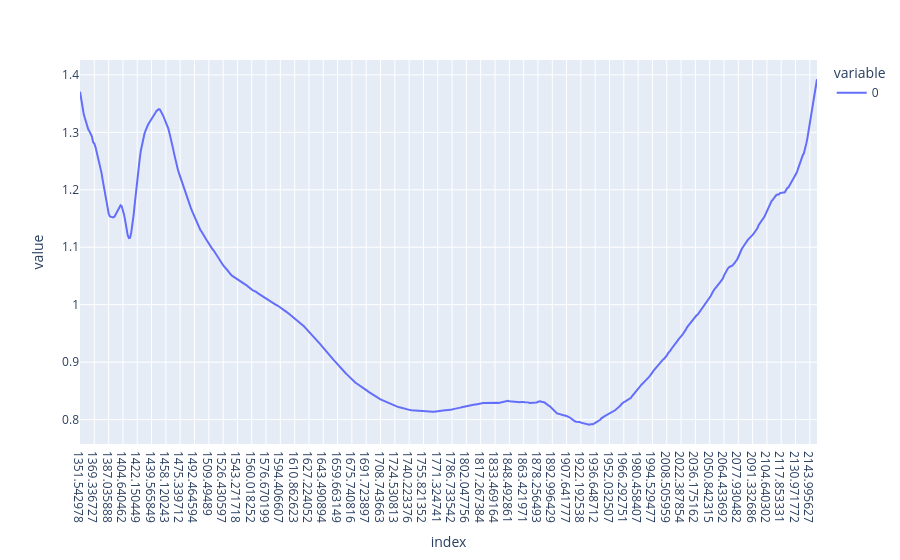

The notebook cell this image was saved under:
### Code cell
# plotando o vip scores rapidamente
vip_scores_mat.T.plot()

### Figure 1 — Plotly figure (JSON) as saved in the notebook; plotly's stock layout.template omitted (floating-point values rounded to 4 significant figures; data arrays with more than 128 entries replaced by an {"elided": "..."} marker saying what was removed)
{"data": [{"hovertemplate": "variable=0<br>index=%{x}<br>value=%{y}<extra></extra>", "legendgroup": "0", "line": {"color": "#636efa", "dash": "solid"}, "marker": {"symbol": "circle"}, "mode": "lines", "name": "0", "orientation": "v", "showlegend": true, "type": "scatter", "x": {"elided": "619 str values"}, "xaxis": "x", "y": {"elided": "619 float values"}, "yaxis": "y"}], "layout": {"legend": {"title": {"text": "variable"}, "tracegroupgap": 0}, "margin": {"t": 60}, "xaxis": {"anchor": "y", "domain": [0, 1], "title": {"text": "index"}}, "yaxis": {"anchor": "x", "domain": [0, 1], "title": {"text": "value"}}}}
